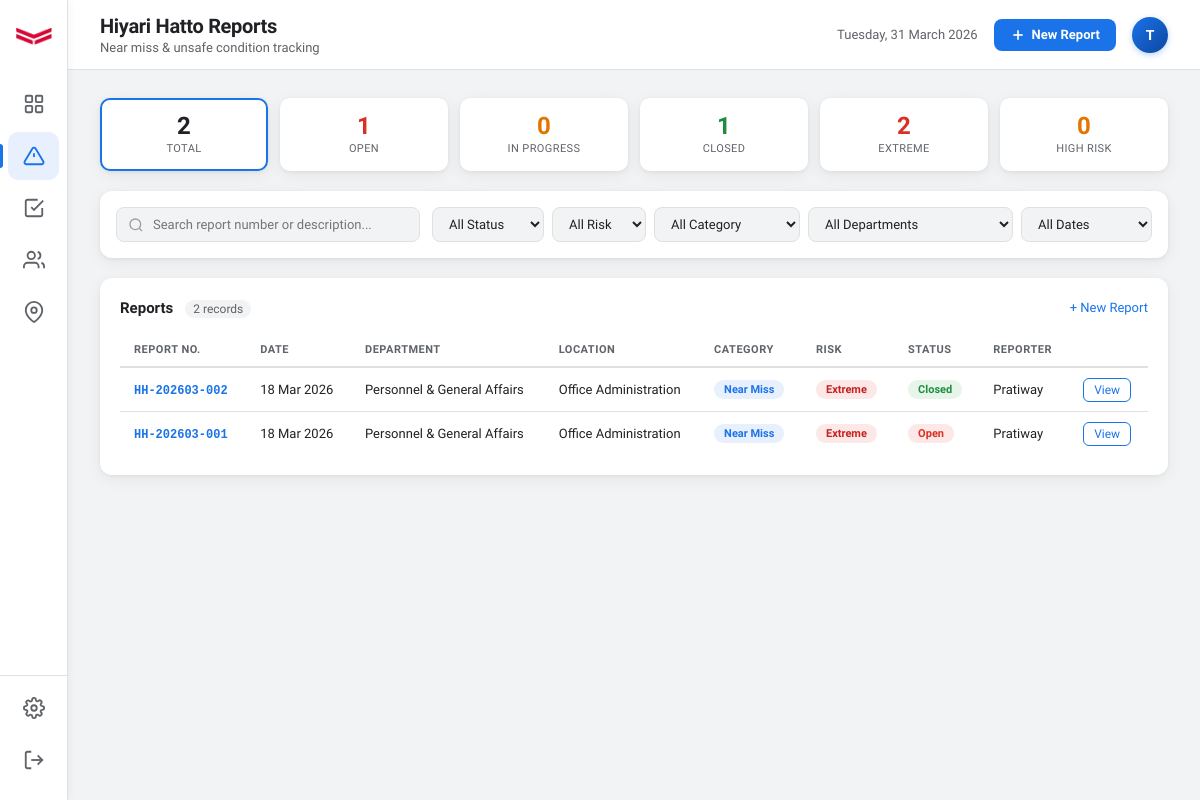
Page /hiyari/index.php (signed in) on the committed database.
### tables this page shows
CREATE TABLE `hiyari_reports` (
  `id` int(11) NOT NULL,
  `report_number` varchar(20) NOT NULL,
  `report_date` date NOT NULL,
  `department_id` int(11) DEFAULT NULL,
  `location_id` int(11) DEFAULT NULL,
  `category` enum('unsafe_action','unsafe_condition','near_miss') DEFAULT NULL,
  `description` text DEFAULT NULL,
  `likelihood` varchar(1) DEFAULT NULL COMMENT 'A=Almost Certain B=Likely C=Moderate D=Unlikely E=Rare',
  `severity` tinyint(4) DEFAULT NULL COMMENT '1=Insignificant 2=Minor 3=Moderate 4=Major 5=Catastrophic',
  `risk_level` enum('low','medium','high','extreme') DEFAULT NULL,
  `status` enum('open','in_progress','closed') NOT NULL DEFAULT 'open',
  `created_by` int(11) DEFAULT NULL,
  `created_at` datetime NOT NULL DEFAULT current_timestamp(),
  `updated_at` datetime DEFAULT NULL ON UPDATE current_timestamp()
);

CREATE TABLE `departments` (
  `id` int(11) NOT NULL,
  `code` varchar(10) NOT NULL,
  `name` varchar(100) NOT NULL,
  `head_id` int(11) DEFAULT NULL,
  `description` text DEFAULT NULL,
  `is_active` tinyint(1) NOT NULL DEFAULT 1,
  `created_at` datetime NOT NULL DEFAULT current_timestamp(),
  `updated_at` datetime NOT NULL DEFAULT current_timestamp() ON UPDATE current_timestamp()
);

CREATE TABLE `locations` (
  `id` int(11) NOT NULL,
  `code` varchar(10) NOT NULL,
  `name` varchar(100) NOT NULL,
  `description` text DEFAULT NULL,
  `is_active` tinyint(1) NOT NULL DEFAULT 1,
  `created_at` datetime NOT NULL DEFAULT current_timestamp(),
  `updated_at` datetime NOT NULL DEFAULT current_timestamp() ON UPDATE current_timestamp()
);

CREATE TABLE `users` (
  `id` int(11) NOT NULL,
  `employee_id` varchar(20) NOT NULL,
  `name` varchar(100) NOT NULL,
  `email` varchar(100) NOT NULL,
  `password` varchar(255) NOT NULL,
  `department_id` int(11) DEFAULT NULL,
  `role` tinyint(1) NOT NULL DEFAULT 3,
  `reset_token` varchar(100) DEFAULT NULL,
  `reset_expires` datetime DEFAULT NULL,
  `is_active` tinyint(1) NOT NULL DEFAULT 1,
  `created_at` datetime NOT NULL DEFAULT current_timestamp(),
  `updated_at` datetime DEFAULT NULL ON UPDATE current_timestamp()
);

### hiyari/index.php (the view, shortened to what this page needs)
<?php
require_once '../config/db.php';
$filter_status     = $_GET['status']     ?? '';
$filter_risk       = $_GET['risk']       ?? '';
$filter_search     = trim($_GET['search'] ?? '');
$page              = max(1, (int)($_GET['page'] ?? 1));
$per_page          = 10;
$offset            = ($page - 1) * $per_page;
$where  = ["1=1"];
$params = [];
$whereStr = implode(" AND ", $where);
$countStmt = $pdo->prepare("SELECT COUNT(*) FROM hiyari_reports r WHERE $whereStr");
$countStmt->execute($params);
$total_records = $countStmt->fetchColumn();
$stmt = $pdo->prepare("
    SELECT r.*,
           d.name AS dept_name,
           l.name AS loc_name,
           u.name AS reporter_name
    FROM hiyari_reports r
    LEFT JOIN departments d ON r.department_id = d.id
    LEFT JOIN locations   l ON r.location_id   = l.id
    LEFT JOIN users       u ON r.created_by    = u.id
    WHERE $whereStr
    ORDER BY r.created_at DESC
    LIMIT :limit OFFSET :offset
");
$stmt->bindValue(':limit',  $per_page, PDO::PARAM_INT);
$stmt->bindValue(':offset', $offset,   PDO::PARAM_INT);
$stmt->execute();
$reports = $stmt->fetchAll();
$summary = $pdo->query("
    SELECT
        COUNT(*) AS total,
        SUM(status = 'open') AS open,
        SUM(status = 'in_progress') AS in_progress,
        SUM(status = 'closed') AS closed,
        SUM(risk_level = 'extreme') AS extreme,
        SUM(risk_level = 'high') AS high
    FROM hiyari_reports
")->fetch();
?>
<!DOCTYPE html>
<html lang="en">
<head>
  <link rel="stylesheet" href="../assets/dashboard.css"/>
  <link rel="stylesheet" href="../assets/hiyari-index.css"/>
</head>
<body>
  <aside class="sidebar">
    <div class="sidebar__logo">
      <img src="../assets/logo.png" alt="Yanmar" class="sidebar__logo-img"/>
    </div>
    <nav class="sidebar__nav">
      <a href="../index.php" class="nav-item" data-tooltip="Dashboard">
        <svg viewBox="0 0 24 24" fill="none" stroke="currentColor" stroke-width="2">
          <rect x="3" y="3" width="7" height="7" rx="1"/><rect x="14" y="3" width="7" height="7" rx="1"/>
          <rect x="3" y="14" width="7" height="7" rx="1"/><rect x="14" y="14" width="7" height="7" rx="1"/>
        </svg>
      </a>
      <a href="index.php" class="nav-item nav-item--active" data-tooltip="Hiyari Hatto">
        <svg viewBox="0 0 24 24" fill="none" stroke="currentColor" stroke-width="2">
          <path d="M10.29 3.86L1.82 18a2 2 0 0 0 1.71 3h16.94a2 2 0 0 0 1.71-3L13.71 3.86a2 2 0 0 0-3.42 0z"/>
          <line x1="12" y1="9" x2="12" y2="13"/><line x1="12" y1="17" x2="12.01" y2="17"/>
        </svg>
      </a>
      <a href="../kyt/index.php" class="nav-item" data-tooltip="KYT">
        <svg viewBox="0 0 24 24" fill="none" stroke="currentColor" stroke-width="2">
          <path d="M9 11l3 3L22 4"/>
          <path d="M21 12v7a2 2 0 0 1-2 2H5a2 2 0 0 1-2-2V5a2 2 0 0 1 2-2h11"/>
        </svg>
      </a>
      <a href="../departments.php" class="nav-item" data-tooltip="Departments">
        <svg viewBox="0 0 24 24" fill="none" stroke="currentColor" stroke-width="2">
          <path d="M17 21v-2a4 4 0 0 0-4-4H5a4 4 0 0 0-4 4v2"/>
          <circle cx="9" cy="7" r="4"/>
          <path d="M23 21v-2a4 4 0 0 0-3-3.87"/><path d="M16 3.13a4 4 0 0 1 0 7.75"/>
        </svg>
      </a>
      <a href="../locations.php" class="nav-item" data-tooltip="Locations">
        <svg viewBox="0 0 24 24" fill="none" stroke="currentColor" stroke-width="2">
          <path d="M21 10c0 7-9 13-9 13s-9-6-9-13a9 9 0 0 1 18 0z"/>
          <circle cx="12" cy="10" r="3"/>
        </svg>
      </a>
    </nav>
    <div class="sidebar__bottom">
      <div class="nav-item" data-tooltip="Settings">
      </div>
      <a href="../auth/logout.php" class="nav-item nav-item--logout" data-tooltip="Sign Out">
        <svg viewBox="0 0 24 24" fill="none" stroke="currentColor" stroke-width="2">
          <path d="M9 21H5a2 2 0 0 1-2-2V5a2 2 0 0 1 2-2h4"/>
          <polyline points="16 17 21 12 16 7"/><line x1="21" y1="12" x2="9" y2="12"/>
        </svg>
      </a>
    </div>
  </aside>
  <main class="main">
    <header class="topbar">
      <div class="topbar__left">
        <div>
          <h1 class="topbar__title">Hiyari Hatto Reports</h1>
          <p class="topbar__sub">Near miss & unsafe condition tracking</p>
        </div>
      </div>
      <div class="topbar__right">
        <div class="topbar__date"><?php echo date('l, d F Y'); ?></div>
        <a href="create.php" class="btn-new">
          <svg viewBox="0 0 24 24" fill="none" stroke="currentColor" stroke-width="2.5" width="16" height="16">
            <line x1="12" y1="5" x2="12" y2="19"/><line x1="5" y1="12" x2="19" y2="12"/>
          </svg>
          New Report
        </a>
        <div class="topbar__avatar" title="<?php echo htmlspecialchars($_SESSION['name'] ?? 'User'); ?>">
          <?php echo strtoupper(substr($_SESSION['name'] ?? 'U', 0, 1)); ?>
        </div>
      </div>
    </header>
    <div class="content">
      <div class="summary-row">
        <a href="index.php" class="mini-card <?php echo !$filter_status ? 'mini-card--active' : ''; ?>">
          <span class="mini-card__val"><?php echo $summary['total']; ?></span>
          <span class="mini-card__label">Total</span>
        </a>
        <a href="?status=open" class="mini-card mini-card--red <?php echo $filter_status==='open' ? 'mini-card--active' : ''; ?>">
          <span class="mini-card__val"><?php echo $summary['open']; ?></span>
          <span class="mini-card__label">Open</span>
        </a>
        <a href="?status=in_progress" class="mini-card mini-card--yellow <?php echo $filter_status==='in_progress' ? 'mini-card--active' : ''; ?>">
          <span class="mini-card__val"><?php echo $summary['in_progress']; ?></span>
          <span class="mini-card__label">In Progress</span>
        </a>
        <a href="?status=closed" class="mini-card mini-card--green <?php echo $filter_status==='closed' ? 'mini-card--active' : ''; ?>">
          <span class="mini-card__val"><?php echo $summary['closed']; ?></span>
          <span class="mini-card__label">Closed</span>
        </a>
        <a href="?risk=extreme" class="mini-card mini-card--extreme <?php echo $filter_risk==='extreme' ? 'mini-card--active' : ''; ?>">
          <span class="mini-card__val"><?php echo $summary['extreme']; ?></span>
          <span class="mini-card__label">Extreme</span>
        </a>
        <a href="?risk=high" class="mini-card mini-card--orange <?php echo $filter_risk==='high' ? 'mini-card--active' : ''; ?>">
          <span class="mini-card__val"><?php echo $summary['high']; ?></span>
          <span class="mini-card__label">High Risk</span>
        </a>
      </div>
      <div class="filter-bar">
        <form method="GET" class="filter-form" id="filterForm">
          <div class="search-wrap">
            <input type="text" name="search" class="search-input"
              placeholder="Search report number or description..."
              value="<?php echo htmlspecialchars($filter_search); ?>"/>
          </div>
          <div class="filter-selects">
            <select name="status" class="filter-select" onchange="this.form.submit()">
              <option value="">All Status</option>
            </select>
            <select name="risk" class="filter-select" onchange="this.form.submit()">
              <option value="">All Risk</option>
            </select>
            <select name="category" class="filter-select" onchange="this.form.submit()">
              <option value="">All Category</option>
            </select>
            <select name="dept" class="filter-select" onchange="this.form.submit()">
              <option value="">All Departments</option>
            </select>
            <select name="date_range" class="filter-select" onchange="toggleCustomDate(this.value); this.form.submit()">
              <option value="">All Dates</option>
            </select>
          </div>
        </form>
      </div>
      <div class="table-box">
        <div class="table-box__header">
          <div>
            <span class="table-box__title">Reports</span>
            <span class="table-count"><?php echo $total_records; ?> records</span>
          </div>
          <a href="create.php" class="table-box__link">
            + New Report
          </a>
        </div>
        <?php if (empty($reports)): ?>
        <div class="empty-state">
          <svg viewBox="0 0 24 24" fill="none" stroke="currentColor" stroke-width="1.5" width="48" height="48">
            <path d="M14 2H6a2 2 0 0 0-2 2v16a2 2 0 0 0 2 2h12a2 2 0 0 0 2-2V8z"/>
            <polyline points="14 2 14 8 20 8"/>
            <line x1="16" y1="13" x2="8" y2="13"/>
            <line x1="16" y1="17" x2="8" y2="17"/>
            <polyline points="10 9 9 9 8 9"/>
          </svg>
          <p>No reports found</p>
          <a href="create.php" class="btn-new" style="margin-top:12px">Create First Report</a>
        </div>
        <?php else: ?>
        <div class="table-wrap">
          <table class="table">
            <thead>
              <tr>
                <th>Report No.</th>
                <th>Date</th>
                <th>Department</th>
                <th>Location</th>
                <th>Category</th>
                <th>Risk</th>
                <th>Status</th>
                <th>Reporter</th>
                <th></th>
              </tr>
            </thead>
            <tbody>
              <?php foreach ($reports as $r):
                $catLabels = ['near_miss' => 'Near Miss', 'unsafe_act' => 'Unsafe Act', 'unsafe_condition' => 'Unsafe Condition'];
              ?>
              <tr>
                <td><span class="report-num"><?php echo htmlspecialchars($r['report_number']); ?></span></td>
                <td><?php echo date('d M Y', strtotime($r['report_date'])); ?></td>
                <td><?php echo htmlspecialchars($r['dept_name'] ?? '—'); ?></td>
                <td><?php echo htmlspecialchars($r['loc_name']  ?? '—'); ?></td>
                <td>
                  <span class="badge badge--category badge--<?php echo $r['category']; ?>">
                    <?php echo $catLabels[$r['category']] ?? $r['category']; ?>
                  </span>
                </td>
                <td>
                  <span class="badge badge--<?php echo $r['risk_level']; ?>">
                    <?php echo ucfirst($r['risk_level']); ?>
                  </span>
                </td>
                <td>
                  <?php
                    $statusClass = ['open'=>'badge--open','in_progress'=>'badge--progress','closed'=>'badge--closed'];
                    $statusLabel = ['open'=>'Open','in_progress'=>'In Progress','closed'=>'Closed'];
                  ?>
                  <span class="badge <?php echo $statusClass[$r['status']] ?? ''; ?>">
                    <?php echo $statusLabel[$r['status']] ?? ucfirst($r['status']); ?>
                  </span>
                </td>
                <td><?php echo htmlspecialchars($r['reporter_name'] ?? '—'); ?></td>
                <td>
                  <a href="view.php?id=<?php echo $r['id']; ?>" class="action-link">View</a>
                </td>
              </tr>
              <?php endforeach; ?>
            </tbody>
          </table>
        </div>
        <?php endif; ?>
      </div>
    </div>
  </main>
</body>
</html>

### assets/hiyari-index.css (style rules this page uses)
.btn-new { display: inline-flex; align-items: center; gap: 6px; background: var(--primary); color: #fff; padding: 8px 16px; border-radius: 8px; font-size: 13px; font-weight: 600; text-decoration: none; transition: background var(--transition), box-shadow var(--transition); white-space: nowrap; flex-shrink: 0; }
.summary-row { display: flex; gap: 12px; flex-wrap: wrap; }
.mini-card { display: flex; flex-direction: column; align-items: center; background: #fff; border-radius: 10px; padding: 14px 20px; min-width: 90px; flex: 1; box-shadow: var(--shadow); text-decoration: none; color: var(--text-primary); border: 2px solid transparent; transition: transform var(--transition), border-color var(--transition), box-shadow var(--transition); }
.mini-card--active { border-color: var(--primary); }
.mini-card__val { font-size: 24px; font-weight: 700; line-height: 1; }
.mini-card--red .mini-card__val { color: var(--red); }
.mini-card--yellow .mini-card__val { color: var(--orange); }
.mini-card--green .mini-card__val { color: var(--green); }
.mini-card--extreme .mini-card__val { color: var(--red); }
.mini-card--orange .mini-card__val { color: var(--orange); }
.mini-card__label { font-size: 11px; font-weight: 500; color: var(--text-secondary); text-transform: uppercase; letter-spacing: 0.4px; margin-top: 4px; }
.filter-bar { background: #fff; border-radius: var(--radius); padding: 16px; box-shadow: var(--shadow); }
.filter-form { display: flex; gap: 12px; flex-wrap: wrap; align-items: center; }
.search-wrap { position: relative; flex: 1; min-width: 200px; }
.search-input { width: 100%; padding: 9px 12px 9px 36px; border: 1px solid var(--border); border-radius: 8px; font-family: var(--font); font-size: 13px; color: var(--text-primary); background: var(--bg-page); transition: border-color var(--transition), box-shadow var(--transition); outline: none; }
.filter-selects { display: flex; gap: 8px; flex-wrap: wrap; align-items: center; }
.filter-select { padding: 8px 12px; border: 1px solid var(--border); border-radius: 8px; font-family: var(--font); font-size: 13px; color: var(--text-primary); background: var(--bg-page); cursor: pointer; outline: none; transition: border-color var(--transition); }
.table-count { font-size: 12px; color: var(--text-secondary); background: var(--bg-page); padding: 2px 8px; border-radius: 20px; margin-left: 8px; font-weight: 500; }
.badge--near_miss { background: #e8f0fe; color: #1a73e8; }
.badge--extreme { background: #fce8e6; color: #c5221f; font-weight: 700; }

### rows in the picture
hiyari_reports: report_number "HH-202603-002", report_date "18 Mar 2026", department.name "Personnel & General Affairs", location.name "Office Administration", category "Near Miss", risk_level "Extreme", status "Closed", created_by.name "Pratiway"
hiyari_reports: report_number "HH-202603-001", report_date "18 Mar 2026", department.name "Personnel & General Affairs", location.name "Office Administration", category "Near Miss", risk_level "Extreme", status "Open", created_by.name "Pratiway"

### other values in the picture
substr($_SESSION['name'] ?? 'U', 0, 1) "T"
$summary['total'] "2"
$summary['open'] "1"
$summary['in_progress'] "0"
$summary['closed'] "1"
$summary['extreme'] "2"
$summary['high'] "0"
$total_records "2"
